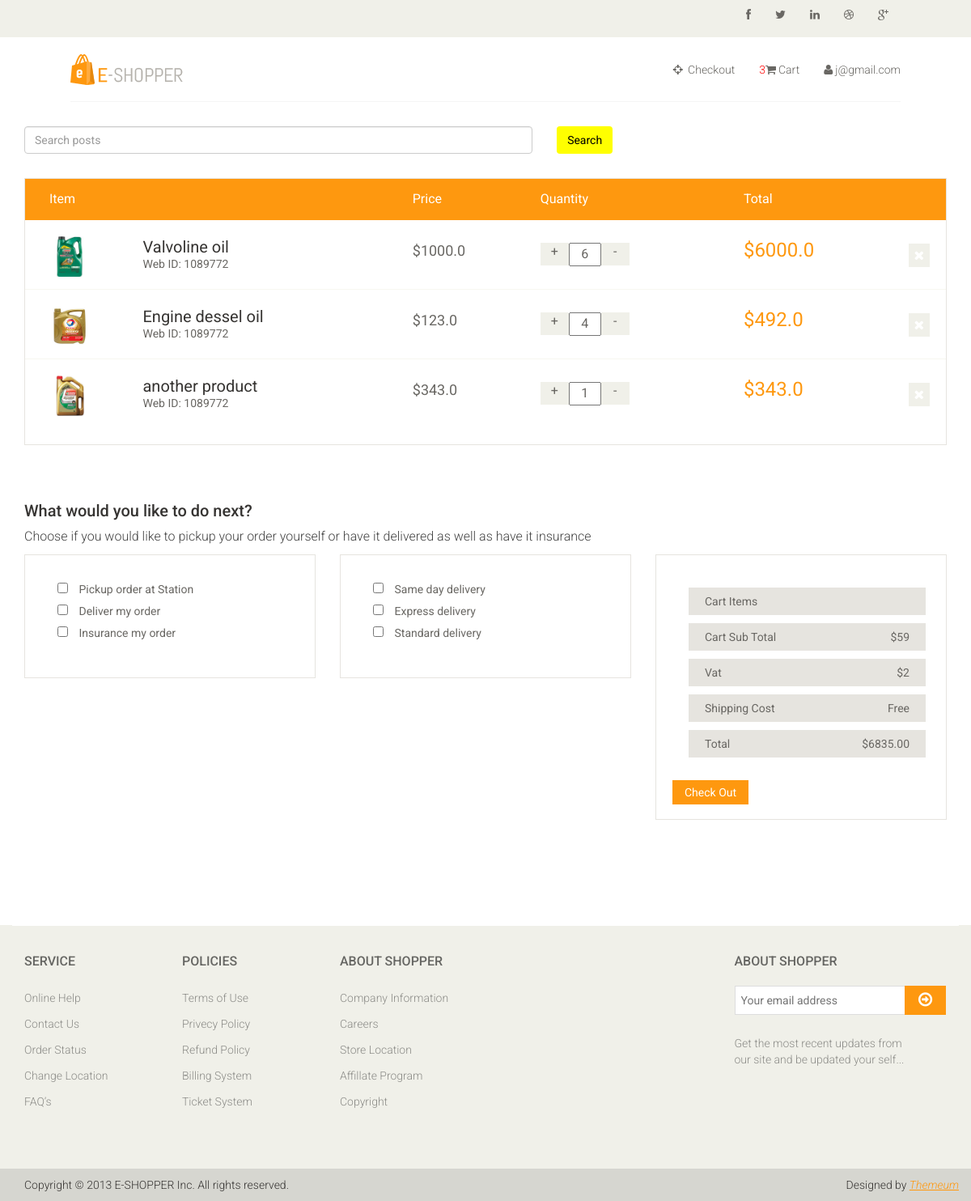
Page /cart/ (signed in) on the committed database.
### authentication/models.py (models this page shows, shortened)
class User(AbstractBaseUser, PermissionsMixin, ):
    username = models.CharField(max_length=16, unique=True, blank=True, null=True)
    email = models.EmailField(db_index=True, unique=True)
    is_active = models.BooleanField(default=True)
    is_staff = models.BooleanField(default=False)
    USERNAME_FIELD = 'email'
    mobile = models.IntegerField(default=0, null=True, blank=True)
    objects = UserManager()
    class Meta:
        verbose_name = 'user'
        verbose_name_plural = 'users'

### store/models.py (models this page shows, shortened)
class Order(models.Model):
    ref_id = models.CharField(max_length=40, null=True)
    customer = models.ForeignKey(settings.AUTH_USER_MODEL, on_delete=models.SET_NULL, blank=True, null=True)
    date_ordered = models.DateTimeField(auto_now_add=True)
    order_items = models.ManyToManyField(OrderItem)
    ordered = models.BooleanField(default=False, null=True)
    deliveryInfo = models.ForeignKey('OrderDeliveryInfo', on_delete=models.CASCADE, null=True)
    shippingAddress = models.ForeignKey('ShippingAddress', on_delete=models.CASCADE, null=True)
    transaction_id = models.CharField(max_length=200, null=True)
    @property
    def get_cart_total(self):
        orderitems = self.order_items.all()
        total = sum([item.get_total for item in orderitems])
        return total

class OrderItem(models.Model):
    customer = models.ForeignKey(settings.AUTH_USER_MODEL, on_delete=models.CASCADE, null=True)
    product = models.ForeignKey(Product, on_delete=models.SET_NULL, blank=True, null=True)
    ordered = models.BooleanField(default=False, null=True)
    quantity = models.IntegerField(default=1, null=True, blank=True)
    date_added = models.DateTimeField(auto_now_add=True)
    class Meta:
        verbose_name_plural = 'Ordered products'
    @property
    def get_total(self):
        total = self.product.price * self.quantity
        return total

class Product(models.Model):
    author = models.ForeignKey(settings.AUTH_USER_MODEL, on_delete=models.CASCADE, null=True)
    sub_category = models.ForeignKey(SubSubCategory, on_delete=models.CASCADE, null=True)
    name = models.CharField(max_length=200, null=True)
    price = models.FloatField()
    discount = models.CharField(max_length=200, null=True, blank=True)
    digital = models.BooleanField(default=False, null=True, blank=False)
    image = models.ImageField(null=True, blank=True)
    available = models.CharField(max_length=30, null=True, blank=True)
    label = models.CharField(max_length=30, null=True)
    description = models.TextField(max_length=20, null=True)
    def get_add_to_cart_url(self):
        return reverse('add_to_cart', kwargs={
            'pk': self.pk
        })
    def get_remove_from_cart_url(self):
        return reverse('remove_from_cart', kwargs={
            'pk': self.pk
        })
    def get_remove_single_item_from_cart(self):
        return reverse('remove_single_item_from_cart', kwargs={'pk': self.pk})

### store/views.py (the view)
# urls.py: path('cart/', views.CartIterms.as_view(), name="cart"),
class CartIterms(LoginRequiredMixin, View):
    def get(self, orgs, *args, **kwargs):
        try:
            order = Order.objects.get(customer=self.request.user, ordered=False)
            context = {
                'cart_items': order
            }
            return render(self.request, 'store/cart.html', context=context)
        except ObjectDoesNotExist:
            messages.warning(self.request, 'You do not have thr active order')
            return redirect('/')

### store/templatetags/cart_template_tags.py (called while the page is built)
@register.filter
def cart_item_count(user):
    if user.is_authenticated:
        qs = Order.objects.filter(customer=user, ordered=False)
        if qs.exists():
            return qs[0].order_items.count()
    return 0

### templates/store/cart.html (shortened to what this page needs)
{% extends 'base.html' %}
{% load static %}
{% block content %}
<section id="cart_items" xmlns="http://www.w3.org/1999/html">
		<div class="container">
			<div class="table-responsive cart_info">
				<table class="table table-condensed">
					<thead>
						<tr class="cart_menu">
							<td class="image">Item</td>
							<td class="description"></td>
							<td class="price">Price</td>
							<td class="quantity">Quantity</td>
							<td class="total">Total</td>
							<td></td>
						</tr>
					</thead>
					<tbody>
                    {% for cart_item in cart_items.order_items.all %}
						<tr>
							<td class="cart_product">
								<a  href=""><img style="width:50px; height:50px;" src="{{cart_item.product.image.url}}" alt=""></a>
							</td>
							<td class="cart_description">
								<h4><a href="">{{cart_item.product.name|truncatechars:20}}</a></h4>
								<p>Web ID: 1089772</p>
							</td>
							<td class="cart_price">
								<p>${{cart_item.product.price}}</p>
							</td>
							<td class="cart_quantity">
								<div class="cart_quantity_button">
									<a class="cart_quantity_up" href="{{cart_item.product.get_add_to_cart_url}}"> + </a>
									<input class="cart_quantity_input" type="text" name="quantity" value="{{cart_item.quantity}}" autocomplete="off" size="2">
									<a class="cart_quantity_down" href="{{cart_item.product.get_remove_single_item_from_cart}}"> - </a>
								</div>
							</td>
							<td class="cart_total">
								<p class="cart_total_price">${{cart_item.get_total}}</p>
							</td>
							<td class="cart_delete">
								<a class="cart_quantity_delete" href="{{cart_item.product.get_remove_from_cart_url}}"><i class="fa fa-times"></i></a>
							</td>
						</tr>
                    {% endfor %}
					</tbody>
				</table>
			</div>
		</div>
	</section>
	<section id="do_action">
		<div class="container">
			<div class="heading">
				<h3>What would you like to do next?</h3>
				<p>Choose if you would like to pickup your order yourself or have it delivered as well as have it insurance</p>
			</div>
			<div class="row">
				<form action="/add_delivery_info/" method="post">
				<div class="col-sm-4">
					<div class="chose_area">
						<ul class="user_option">
							<li>
								<input type="checkbox" name="pickup_order_at_station" value="Pickup order at Station">
								<label>Pickup order at Station</label>
							</li>
							<li>
								<input type="checkbox"name="deliver_my_order" value="Deliver my order">
								<label>Deliver my order</label>
							</li>
							<li>
								<input type="checkbox" name="insure_my_order" value="Insurance my order">
								<label>Insurance my order</label>
							</li>
						</ul>
					</div>
				</div>
				<div class="col-sm-4">
					<div class="chose_area">
						<ul class="user_option">
							<li>
								<input type="checkbox" name="same_day_delivery" value="Same day delivery">
								<label>Same day delivery</label>
							</li>
							<li>
								<input type="checkbox" name="express_delivery" value="Express delivery">
								<label>Express delivery</label>
							</li>
							<li>
								<input type="checkbox" name="standard_delivery" value="Standard delivery">
								<label>Standard delivery</label>
							</li>
						</ul>
					</div>
				</div>
				<div class="col-sm-4">
					<div class="total_area">
						<ul>
							<li>Cart Items </li>
							<li>Cart Sub Total <span>$59</span></li>
							<li>Vat <span>$2</span></li>
							<li>Shipping Cost <span>Free</span></li>
							<li>Total <span>${{ cart_items.get_cart_total|floatformat:2}}</span></li>
						</ul>
							<button type="submit" class="btn btn-default check_out" >Check Out</button>
					</div>
				</div>
			</form>
			</div>
		</div>
	</section>
{% endblock content %}

### templates/base.html (shortened to what this page needs)
<!DOCTYPE html>
<html lang="en">
<head>
	{% load static %}
	{% load cart_template_tags %}
    <link href="{% static 'css/bootstrap.min.css'%}" rel="stylesheet">
    <link href="{% static 'css/font-awesome.min.css'%}" rel="stylesheet">
    <link href="{% static 'css/prettyPhoto.css'%}" rel="stylesheet">
    <link href="{% static 'css/price-range.css'%}" rel="stylesheet">
    <link href="{% static 'css/animate.css'%}" rel="stylesheet">
	<link href="{% static 'css/main.css'%}" rel="stylesheet">
	<link href="{% static 'css/responsive.css'%}" rel="stylesheet">
</head>
<body>
<div class="header_top">
	<div class="container " style="width:88%;">
		<div class="row">
			<div class="col-sm-12">
				<div class="social-icons pull-right">
					<ul class="nav navbar-nav">
						<li><a href="#"><i class="fa fa-facebook"></i></a></li>
						<li><a href="#"><i class="fa fa-twitter"></i></a></li>
						<li><a href="#"><i class="fa fa-linkedin"></i></a></li>
						<li><a href="#"><i class="fa fa-dribbble"></i></a></li>
						<li><a href="#"><i class="fa fa-google-plus"></i></a></li>
					</ul>
				</div>
			</div>
		</div>
	</div><div class="container " style="width:88%;">
		<div class="row">
			<div class="col-sm-12">
			</div>
		</div>
	</div>
</div>
<div class="header-middle">
	<div class="container" style="width:88%;">
		<div class="row">
			<div class="col-sm-4">
				<div class="logo pull-left">
					<a href="{%url 'home'%}"><img src="{% static 'images/home/logo.png'%}" alt="" /></a>
				</div>
			</div>
			<div class="col-sm-8">
				<div class="shop-menu pull-right">
					<ul class="nav navbar-nav">
						<li><a href="{% url 'checkout'%}"><i class="fa fa-crosshairs"></i> Checkout</a></li>
						<li><a href="{% url 'cart' %}"><span style="color:red;">{{request.user|cart_item_count}}</span><i class="fa fa-shopping-cart"> </i>Cart</a></li>
						{% if user.is_authenticated %}
						<li class="dropdown"><a href=""><i class="fa fa-user"></i>{{user.email}}</a></i>
						</li>
						{% else %}
						<li><a href="{% url 'sign_in' %}"><i class="fa fa-lock"></i>login</a></li>
						<li><a href="{% url 'sign_up' %}"><i class="fa fa-lock"></i>Register</a></li>
						{% endif %}
					</ul>
				</div>
			</div>
		</div>
	</div>
</div>
<div class="header-bottom">
	<div class="container">
		<div class="row">
			<div class="col-sm-9">
				{% include 'store/search.html'%}
			</div>
		</div>
	</div>
</div>
	{% block content %}
	{% endblock content %}
	<footer id="footer">
		<div class="footer-widget">
			<div class="container">
				<div class="row">
					<div class="col-sm-2">
						<div class="single-widget">
							<h2>Service</h2>
							<ul class="nav nav-pills nav-stacked">
								<li><a href="#">Online Help</a></li>
								<li><a href="#">Contact Us</a></li>
								<li><a href="#">Order Status</a></li>
								<li><a href="#">Change Location</a></li>
								<li><a href="#">FAQ’s</a></li>
							</ul>
						</div>
					</div>
					<div class="col-sm-2">
						<div class="single-widget">
							<h2>Policies</h2>
							<ul class="nav nav-pills nav-stacked">
								<li><a href="#">Terms of Use</a></li>
								<li><a href="#">Privecy Policy</a></li>
								<li><a href="#">Refund Policy</a></li>
								<li><a href="#">Billing System</a></li>
								<li><a href="#">Ticket System</a></li>
							</ul>
						</div>
					</div>
					<div class="col-sm-4">
						<div class="single-widget">
							<h2>About Shopper</h2>
							<ul class="nav nav-pills nav-stacked">
								<li><a href="#">Company Information</a></li>
								<li><a href="#">Careers</a></li>
								<li><a href="#">Store Location</a></li>
								<li><a href="#">Affillate Program</a></li>
								<li><a href="#">Copyright</a></li>
							</ul>
						</div>
					</div>
					<div class="col-sm-3 col-sm-offset-1">
						<div class="single-widget">
							<h2>About Shopper</h2>
							<form action="#" class="searchform">
								<input type="text" placeholder="Your email address" />
								<button type="submit" class="btn btn-default"><i class="fa fa-arrow-circle-o-right"></i></button>
								<p>Get the most recent updates from <br />our site and be updated your self...</p>
							</form>
						</div>
					</div>
				</div>
			</div>
		</div>
		<div class="footer-bottom">
			<div class="container">
				<div class="row">
					<p class="pull-left">Copyright © 2013 E-SHOPPER Inc. All rights reserved.</p>
					<p class="pull-right">Designed by <span><a target="_blank" href="http://www.themeum.com">Themeum</a></span></p>
				</div>
			</div>
		</div>
	</footer>
</body>
</html>

### rows in the picture
User: user|cart_item_count "3", email "j@gmail.com"
OrderItem: product.image (picture), product.name "Valvoline oil", product.price "1000.0", quantity "6", get_total "6000.0"
OrderItem: product.image (picture), product.name "Engine dessel oil", product.price "123.0", quantity "4", get_total "492.0"
OrderItem: product.image (picture), product.name "another product", product.price "343.0", quantity "1", get_total "343.0"
Order: get_cart_total "6835.00"
